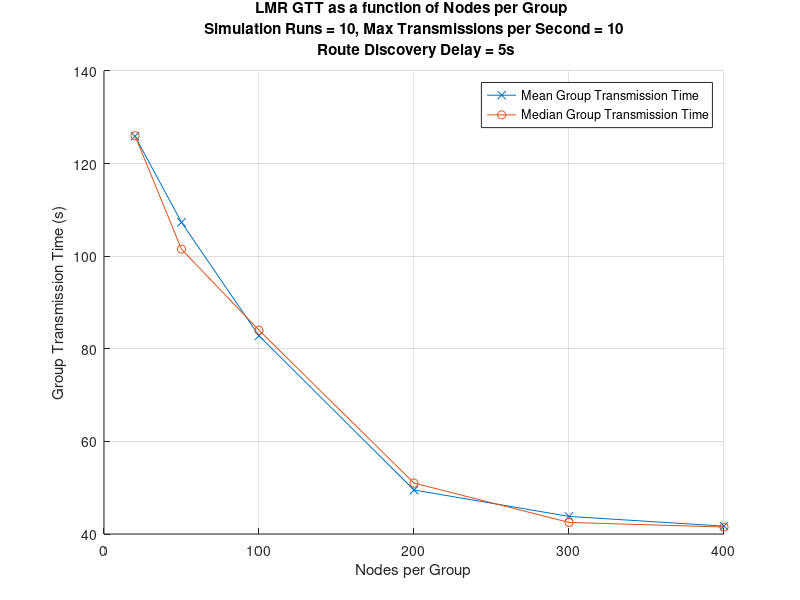
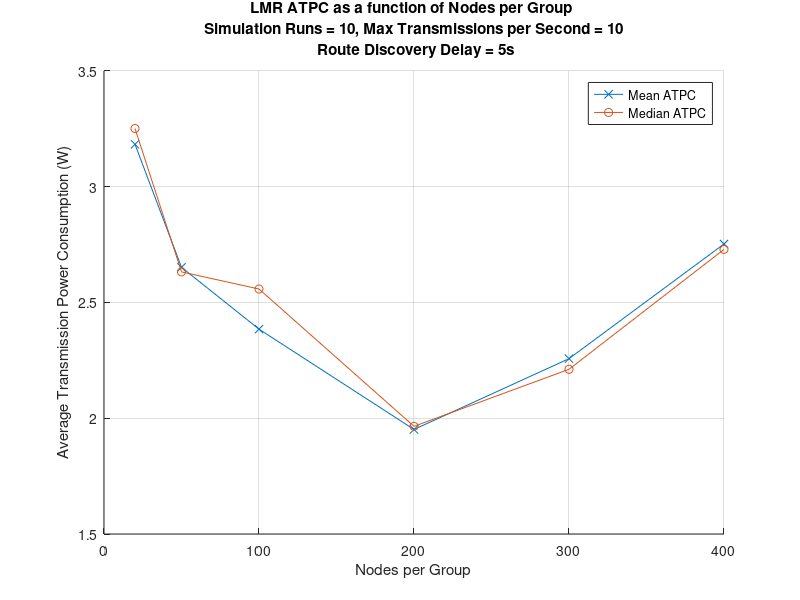
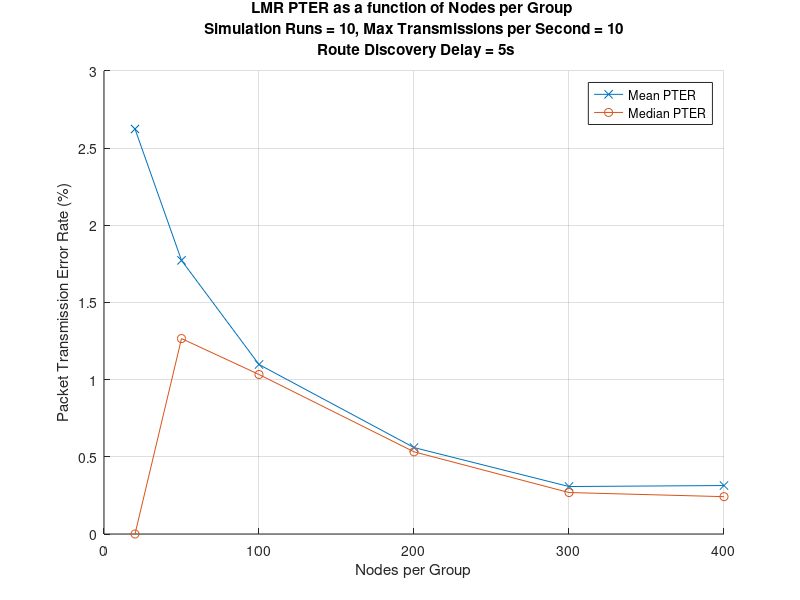
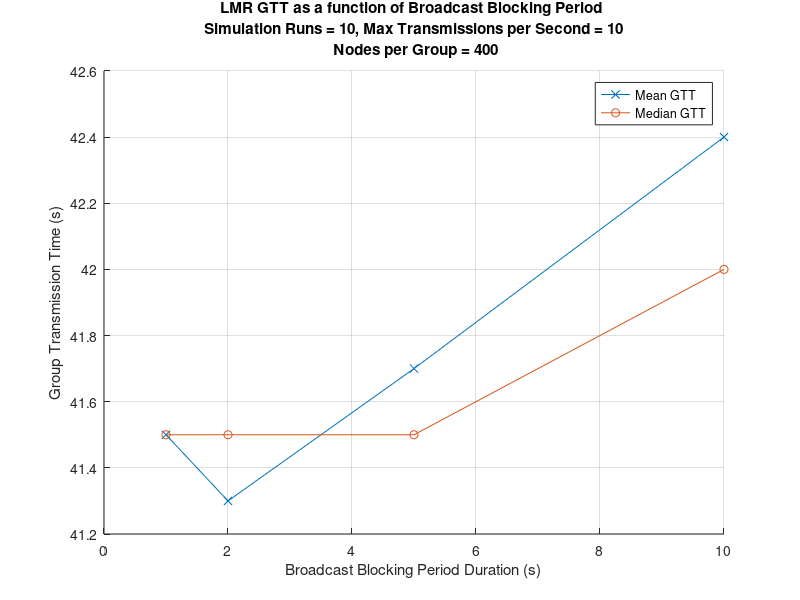

These charts were generated, in order, by the following MATLAB code:
clear
close all

algo = 'LMR';
number_of_runs = 10;
delay = 5;
transmissions_per_sec = 10;

nodes = [
    20
    50
    100
    200
    300
    400
    ];

mean_GTT = [
    125.9000
    107.3000
    82.8000
    49.5000
    43.8000
    41.7000
    ];

median_GTT = [
    126
    101.5000
    84
    51
    42.5000
    41.5000
    ];

mean_ATPC = [
    3.1830
    2.6516
    2.3847
    1.9515
    2.2572
    2.7525
    ];

median_ATPC = [
    3.2512
    2.6320
    2.5580
    1.9650
    2.2113
    2.7292
    ];

mean_PTER = [
    2.6237
    1.7726
    1.0981
    0.5600
    0.3075
    0.3140
    ];

median_PTER = [
    0
    1.2660
    1.0333
    0.5324
    0.2686
    0.2419
    ];

figure(1)
hold on
plot(nodes,mean_GTT,'-x')
plot(nodes,median_GTT,'-o')
hold off
grid on
xlabel('Nodes per Group')
ylabel('Group Transmission Time (s)')
legend('Mean Group Transmission Time', 'Median Group Transmission Time', 'Location', 'best')
str = sprintf('%s GTT as a function of Nodes per Group \n Simulation Runs = %d, Max Transmissions per Second = %d \n Route Discovery Delay = %ds',algo,number_of_runs,transmissions_per_sec,delay);
title(str);

figure(2)
hold on
plot(nodes,mean_ATPC,'-x')
plot(nodes,median_ATPC,'-o')
hold off
grid on
xlabel('Nodes per Group')
ylabel('Average Transmission Power Consumption (W)')
legend('Mean ATPC', 'Median ATPC', 'Location', 'best')
str = sprintf('%s ATPC as a function of Nodes per Group \n Simulation Runs = %d, Max Transmissions per Second = %d \n Route Discovery Delay = %ds',algo,number_of_runs,transmissions_per_sec,delay);
title(str);

figure(3)
hold on
plot(nodes,mean_PTER,'-x')
plot(nodes,median_PTER,'-o')
hold off
grid on
xlabel('Nodes per Group')
ylabel('Packet Transmission Error Rate (%)')
legend('Mean PTER', 'Median PTER', 'Location', 'best')
str = sprintf('%s PTER as a function of Nodes per Group \n Simulation Runs = %d, Max Transmissions per Second = %d \n Route Discovery Delay = %ds',algo,number_of_runs,transmissions_per_sec,delay);
title(str);

n = 400;

blocking_period = [
    1
    2
    5
    10
    ];

bp1_GTT = [
    42
    40
    43
    41
    42
    40
    43
    41
    40
    43
    ];

bp2_GTT = [
    41
    42
    42
    40
    41
    42
    40
    43
    42
    40
    ];

bp5_GTT = [
    43
    43
    43
    41
    43
    40
    42
    41
    41
    40
    ];

bp10_GTT = [
    40
    42
    41
    41
    42
    51
    41
    42
    42
    42
    ];

bp_mean_GTT = [
    mean(bp1_GTT);
    mean(bp2_GTT);
    mean(bp5_GTT);
    mean(bp10_GTT);
    ];

bp_median_GTT = [
    median(bp1_GTT);
    median(bp2_GTT);
    median(bp5_GTT);
    median(bp10_GTT);
    ];

bp1_ATPC = [
    5.802250
    6.095000
    5.807625
    5.730250
    5.695625
    5.655250
    5.827875
    5.912750
    5.800250
    5.933125
    ];

bp2_ATPC = [
    3.909875
    3.981125
    3.975625
    3.805625
    3.986875
    3.929000
    3.855500
    3.989125
    3.891875
    3.991500
    ];

bp5_ATPC = [
    2.721125
    2.737375
    2.720000
    2.822500
    2.779750
    2.641250
    2.840375
    2.896000
    2.667250
    2.699250
    ];

bp10_ATPC = [
    2.275750
    2.471250
    2.184500
    2.236000
    2.379875
    2.327250
    2.269375
    2.210750
    2.428500
    2.467750
    ];

bp_mean_ATPC = [
    mean(bp1_ATPC);
    mean(bp2_ATPC);
    mean(bp5_ATPC);
    mean(bp10_ATPC);
    ];

bp_median_ATPC = [
    median(bp1_ATPC);
    median(bp2_ATPC);
    median(bp5_ATPC);
    median(bp10_ATPC);
    ];

bp1_PTER = [
    1.320451
    2.060875
    1.631321
    7.096992e-01
    6.821282e-01
    1.081967
    1.601307
    1.636126
    1.611842
    1.393960
    ];

bp2_PTER = [
    5.208333e-01
    1.242642
    1.010441
    1.158940
    1.290739
    1.427149
    7.595773e-01
    1.553206
    1.537947
    7.521256e-01
    ];

bp5_PTER = [
    3.723764e-01
    1.343183e-01
    3.105590e-01
    6.983240e-02
    3.529827e-02
    5.343783e-01
    1.732502e-01
    8.981002e-01
    1.708817e-01
    4.409769e-01
    ];

bp10_PTER = [
    2.076843e-01
    6.966214e-01
    2.451839e-01
    4.492053e-01
    5.135228e-01
    1.745201e-01
    6.985679e-02
    1.057828e-01
    1.709402e-01
    6.915629e-01
    ];

bp_mean_PTER = [
    mean(bp1_PTER);
    mean(bp2_PTER);
    mean(bp5_PTER);
    mean(bp10_PTER);
    ];

bp_median_PTER = [
    median(bp1_PTER);
    median(bp2_PTER);
    median(bp5_PTER);
    median(bp10_PTER);
    ];

figure(4)
hold on
plot(blocking_period,bp_mean_GTT,'-x')
plot(blocking_period,bp_median_GTT,'-o')
hold off
grid on
xlabel('Broadcast Blocking Period Duration (s)')
ylabel('Group Transmission Time (s)')
legend('Mean GTT', 'Median GTT', 'Location', 'best')
str = sprintf('%s GTT as a function of Broadcast Blocking Period \n Simulation Runs = %d, Max Transmissions per Second = %d \n Nodes per Group = %d',algo,number_of_runs,transmissions_per_sec,400);
title(str);

figure(5)
hold on
plot(blocking_period,bp_mean_ATPC,'-x')
plot(blocking_period,bp_median_ATPC,'-o')
hold off
grid on
xlabel('Broadcast Blocking Period Duration (s)')
ylabel('Average Transmission Power Consumption (W)')
legend('Mean ATPC', 'Median ATPC', 'Location', 'best')
str = sprintf('%s ATPC as a function of Broadcast Blocking Period \n Simulation Runs = %d, Max Transmissions per Second = %d \n Nodes per Group = %d',algo,number_of_runs,transmissions_per_sec,400);
title(str);

figure(6)
hold on
plot(blocking_period,bp_mean_PTER,'-x')
plot(blocking_period,bp_median_PTER,'-o')
hold off
grid on
xlabel('Broadcast Blocking Period Duration (s)')
ylabel('Packet Transmission Error Rate (%)')
legend('Mean PTER', 'Median PTER', 'Location', 'best')
str = sprintf('%s PTER as a function of Broadcast Blocking Period \n Simulation Runs = %d, Max Transmissions per Second = %d \n Nodes per Group = %d',algo,number_of_runs,transmissions_per_sec,400);
title(str);
